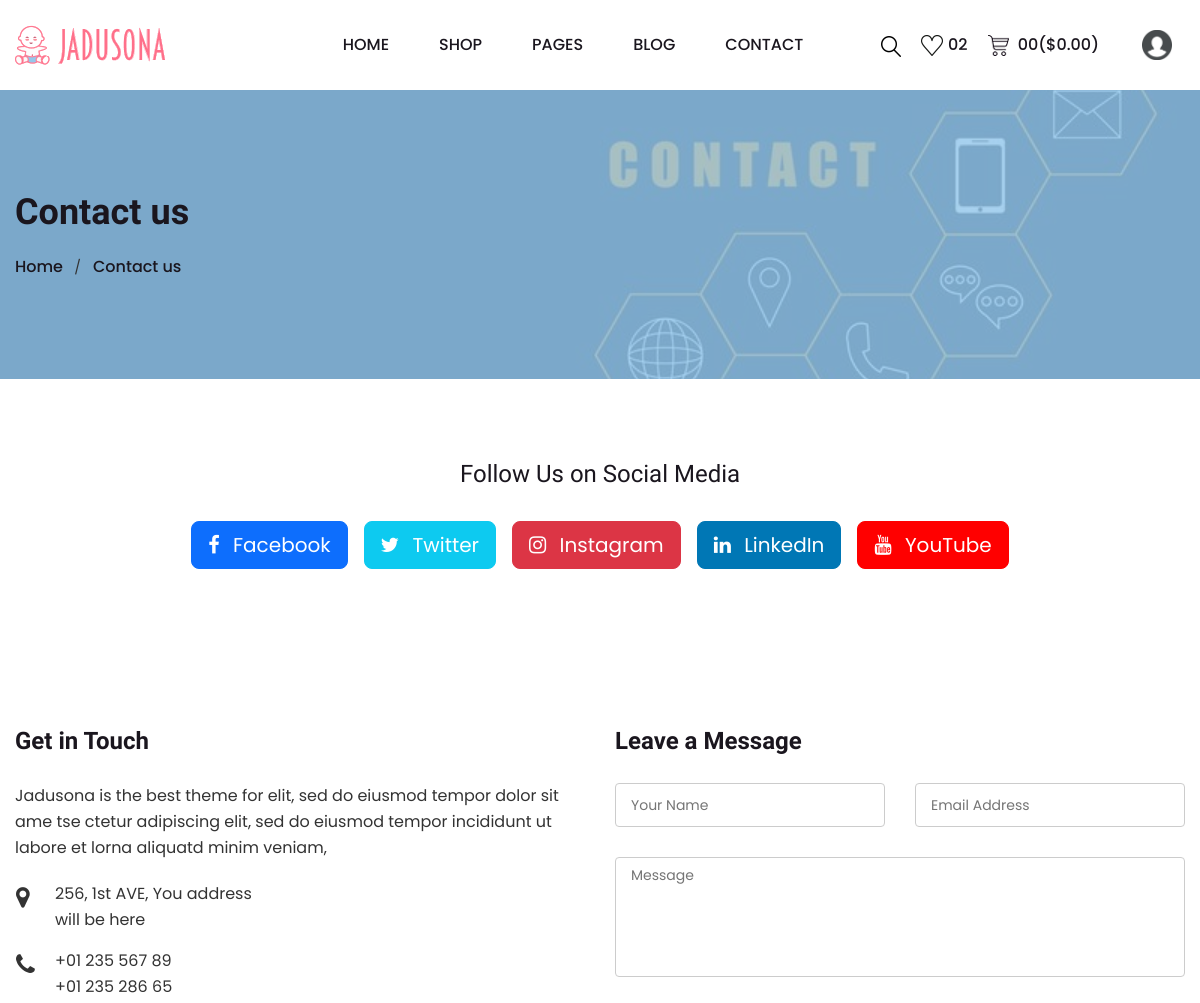
The app's page /contact.php (upper part), older data.
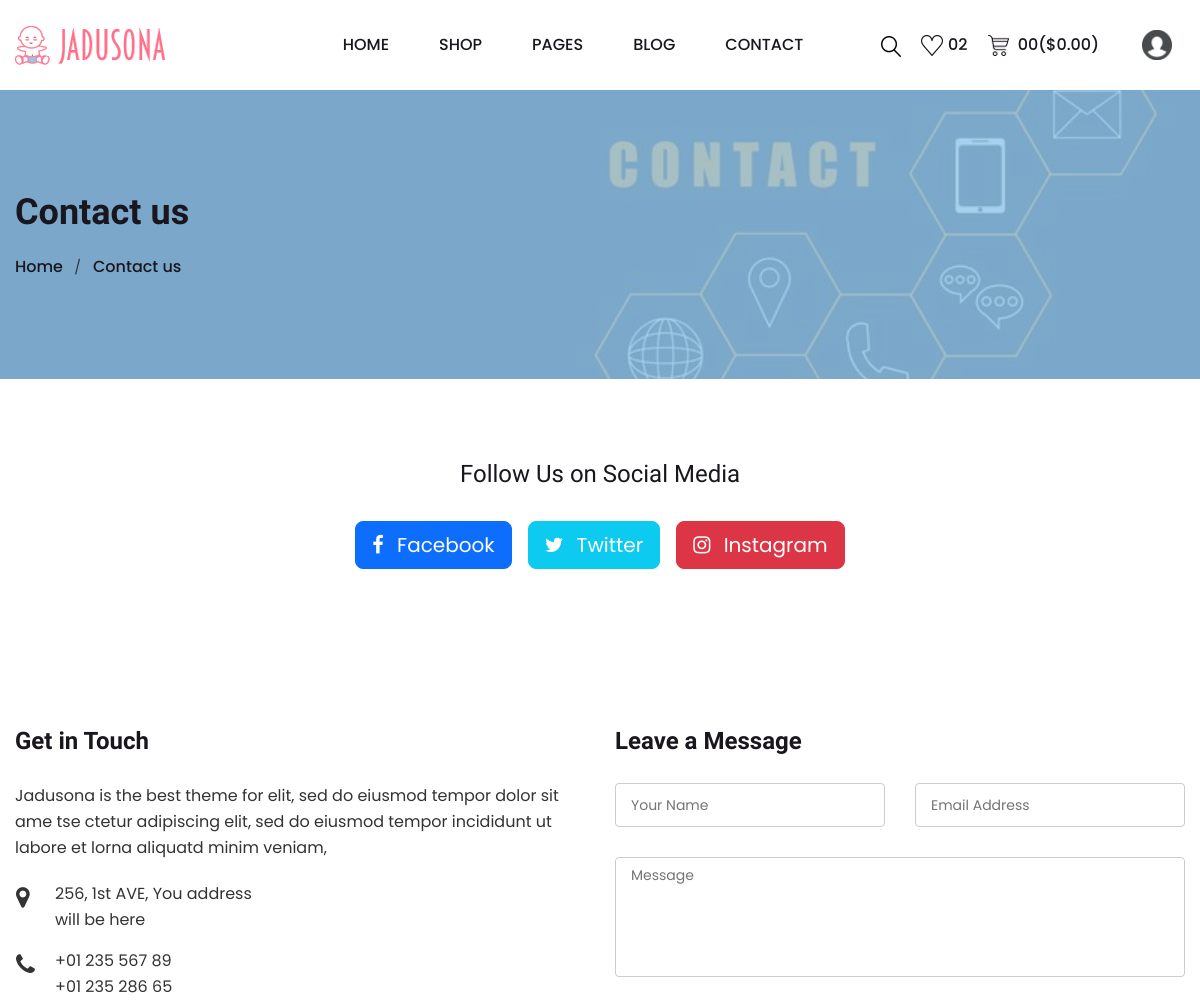
The same page, newer data.
### tables this page shows
CREATE TABLE IF NOT EXISTS `social_media` (
  `social_id` int NOT NULL AUTO_INCREMENT,
  `platform` varchar(50) NOT NULL,
  `link` varchar(255) NOT NULL,
  `icon_class` varchar(50) NOT NULL,
  `bg_color` varchar(255) NOT NULL DEFAULT 'btn-info',
  `enabled` tinyint(1) DEFAULT '1',
  PRIMARY KEY (`social_id`)
);

### classes/social-media.php (called while the page is built, shortened)
<?php
class SocialMedia {
    private $conn;
    public function __construct($db) {
        $this->conn = $db;
    }
    public function getAllSocialMedia() {
        $sql = "SELECT * FROM social_media";
        $stmt = $this->conn->query($sql);
        return $stmt->fetchAll(PDO::FETCH_ASSOC);
    }
}
?>

### contact.php (the view, shortened to what this page needs)
<?php
include 'classes/social-media.php';
$database = new Database();
$db = $database->getConnection();
$stmt = new SocialMedia($db);
$platforms = $stmt->getAllSocialMedia();
?>
<!doctype html>
<html class="no-js" lang="en">
<head>
    <link rel="stylesheet" href="assets/css/bootstrap.min.css">
    <link rel="stylesheet" href="assets/css/icon-font.min.css">
    <link rel="stylesheet" href="assets/css/plugins.css">
    <link rel="stylesheet" href="assets/css/helper.css">
    <link rel="stylesheet" href="assets/css/style.css">
</head>
<body>
    <div class="main-wrapper">
        <?php include 'header.php'; ?>
        <div class="page-banner-section section" style="background-image: url(assets/images/feature/contactUs.jpg)">
            <div class="container">
                <div class="row">
                    <div class="page-banner-content col">
                        <h1>Contact us</h1>
                        <ul class="page-breadcrumb">
                            <li><a href="index.php">Home</a></li>
                            <li><a href="contact.php">Contact us</a></li>
                        </ul>
                    </div>
                </div>
            </div>
        </div>
        <div class="social-media-section section section-padding bg-white">
            <div class="container">
                <div class="row justify-content-center">
                    <div class="col-12 text-center mb-4">
                        <h3>Follow Us on Social Media</h3>
                    </div>
                    <div class="col-12">
                        <div class="d-flex justify-content-center flex-wrap gap-3">
                            <?php foreach ($platforms as $platform): ?>
                                <?php if ($platform['enabled'] == 1): ?>
                                    <a href="<?= $platform['link'] ?>" target="_blank" class="btn btn-primary btn-lg" style="<?= $platform['bg_color'] ?>">
                                        <i class="<?= $platform['icon_class'] ?> me-2"></i> <?= $platform['platform']; ?>
                                    </a>
                                <?php endif; ?>
                            <?php endforeach; ?>
                        </div>
                    </div>
                </div>
            </div>
        </div>
        <div class="page-section section section-padding">
            <div class="container">
                <div class="row row-30 mbn-40">
                    <div class="contact-info-wrap col-md-6 col-12 mb-40">
                        <h3>Get in Touch</h3>
                        <p>Jadusona is the best theme for elit, sed do eiusmod tempor dolor sit ame tse ctetur adipiscing elit, sed do eiusmod tempor incididunt ut labore et lorna aliquatd minim veniam,</p>
                        <ul class="contact-info">
                            <li>
                                <i class="fa fa-map-marker"></i>
                                <p>256, 1st AVE, You address <br>will be here</p>
                            </li>
                            <li>
                                <i class="fa fa-phone"></i>
                                <p><a href="#">+01 235 567 89</a><a href="#">+01 235 286 65</a></p>
                            </li>
                        </ul>
                    </div>
                    <div class="contact-form-wrap col-md-6 col-12 mb-40">
                        <h3>Leave a Message</h3>
                        <form id="contact-form" action="https://whizthemes.com/mail-php/other/mail.php" method="post">
                            <div class="contact-form">
                                <div class="row">
                                    <div class="col-lg-6 col-12 mb-30"><input type="text" name="con_name" placeholder="Your Name"></div>
                                    <div class="col-lg-6 col-12 mb-30"><input type="email" name="con_email" placeholder="Email Address"></div>
                                    <div class="col-12 mb-30"><textarea name="con_message" placeholder="Message"></textarea></div>
                                </div>
                            </div>
                        </form>
                    </div>
                </div>
            </div>
        </div>
    </div>
</body>
</html>

Row changes from the older to the newer data that the page shows:
no longer on this page (row edited): social_media: platform "LinkedIn"
no longer on this page (row edited): social_media: platform "YouTube"
